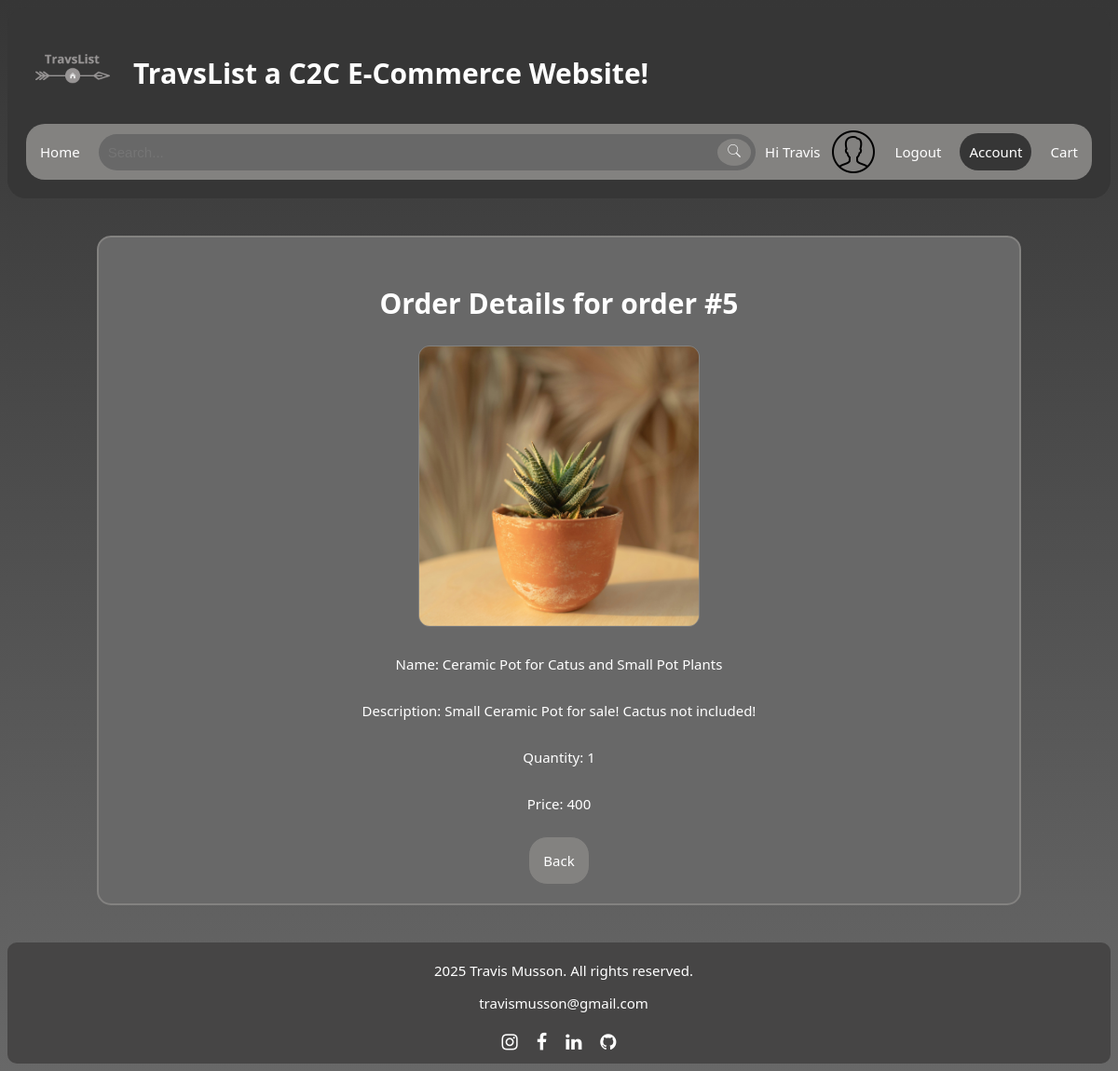
/orderdetails.php?orderid=5 (signed in), run on the app's committed database.
### tables this page shows
CREATE TABLE `users` (
  `id` int(11) NOT NULL,
  `FirstName` varchar(64) NOT NULL,
  `LastName` varchar(64) NOT NULL,
  `Email` varchar(128) NOT NULL,
  `Password` varchar(255) NOT NULL,
  `Profile_IMG_DIR` varchar(255) NOT NULL DEFAULT 'default.png',
  `User_Level` int(11) NOT NULL DEFAULT 0
);

CREATE TABLE `products` (
  `ProductID` int(11) NOT NULL,
  `Name` varchar(64) NOT NULL,
  `Description` varchar(255) NOT NULL,
  `Price` decimal(32,0) NOT NULL,
  `Category` varchar(64) NOT NULL,
  `StockQuantity` int(255) NOT NULL,
  `SellerID` int(11) NOT NULL,
  `DateAdded` date NOT NULL,
  `Product_IMG_DIR` varchar(255) NOT NULL
);

CREATE TABLE `orderdetails` (
  `OrderDetailsID` int(11) NOT NULL,
  `OrderID` int(11) NOT NULL,
  `ProductID` int(11) NOT NULL,
  `Quantity` int(255) NOT NULL,
  `Price` decimal(32,0) NOT NULL
);

### orderdetails.php (the view, shortened to what this page needs)
<?php
include("dbconnection.php");
if(isset($_SESSION['id'])){
    $userID = $_SESSION['id'];
    $SQL = "SELECT Profile_IMG_DIR FROM users WHERE id = ?";
    $stmt = mysqli_prepare($db_Conn, $SQL);
    mysqli_stmt_bind_param($stmt, "i", $userID);
    mysqli_stmt_execute($stmt);
    $result = mysqli_stmt_get_result($stmt);
    if($row = mysqli_fetch_assoc($result)){
        if(mysqli_num_rows($result) > 0){
            $profileImg = $row['Profile_IMG_DIR'];
        }
    }
}
$orderID = $_GET['orderid'];
$sql= "SELECT * FROM orderdetails WHERE OrderID = ?";
$stmt = mysqli_prepare($db_Conn, $sql);
mysqli_stmt_bind_param($stmt, "i", $orderID);
mysqli_stmt_execute($stmt);
$result = mysqli_stmt_get_result($stmt);
$orderDetails = mysqli_fetch_assoc($result);
$productID = $orderDetails['ProductID'];
$sqlProduct = "SELECT Name, Description, Price, Product_IMG_DIR FROM products WHERE ProductID = ?";
$productStmt = mysqli_prepare($db_Conn, $sqlProduct);
mysqli_stmt_bind_param($productStmt, "i", $productID);
mysqli_stmt_execute($productStmt);
$result = mysqli_stmt_get_result($productStmt);
$productDetails = mysqli_fetch_assoc($result);
?>
<!DOCTYPE html>
<html lang="en">
<head>
    <link rel="stylesheet" href="style.css">
    <link rel="stylesheet" href="https://cdnjs.cloudflare.com/ajax/libs/font-awesome/4.7.0/css/font-awesome.min.css">
</head>
<body>
<div class="headerStrip">
        <header>
            <div class="headerTop">
                <a href="index.php">
                    <img src="images/logo.png" alt="TravsList Logo" class="siteLogo">
                </a>
                <a href="index.php">
                    <h1>TravsList a C2C E-Commerce Website!</h1>
                </a>
            </div>
            <div class="homeStrip">
                <a href="index.php">Home</a>
            <div class="searchWrapper">
                <form action="search.php" method="get">
                    <input class="searchBar" type="text" name="searchBar" placeholder="Search...">
                    <button type="submit" value="search"><img src="images/icons8-search-16.png"></button>
                </form>
            </div>
            <?php if(isset($_SESSION["loggedin"]) && $_SESSION["loggedin"] === true): ?>
                <span>Hi <?php echo $_SESSION["FirstName"]; ?></span>
                <img src="<?php echo "./images/$profileImg";?>" alt="Profile Photo" class="profilePhoto">
                <a href="logout.php" class="btnLogout">Logout</a>
            <?php else: ?>
                <span>Hi Guest</span>
                <a href="#" class="btnShowLogin">Login</a>
            <?php endif; ?>
            <a class="active" href="accountdashboard.php">Account</a>
            <a href="usercart.php">Cart</a>
            </div>
        </header>
</div>
<div class="orderDetailsContainer">
    <div class="orderDetailsHeader">
        <h2>Order Details for order #<?php echo $orderID;?></h2>
    </div>
    <div class="orderDetailsList">
            <img src="<?php echo "./images/{$productDetails['Product_IMG_DIR']}"; ?>" alt="<?php echo $productDetails['Name']; ?>">
            <p>Name: <?php echo $productDetails['Name']?></p>
            <p>Description: <?php echo $productDetails['Description']?></p>
            <p>Quantity: <?php echo $orderDetails['Quantity']?></p>
            <p>Price: <?php echo $productDetails['Price']?></p>
    </div>
    <a href="accounttabs.php">Back</a>
</div>
<div class="footerContainer">
    <footer>
        <p>2025 Travis Musson. All rights reserved.</p>
        <p><a href="mailto:travismusson@gmail.com">travismusson@gmail.com</a></p>
        <picture>
            <a href = "https://www.instagram.com/travismusson/"><i class="fa fa-brands fa-instagram fa-lg"></i></a>
            <a href = "https://www.facebook.com/travis.musson.7"><i class="fa fa-brands fa-facebook fa-lg"></i></a>
            <a href = "https://www.linkedin.com/in/travis-musson-a5a30a298"><i class="fa fa-brands fa-linkedin fa-lg"></i></a>
            <a href = "https://github.com/travismusson"><i class = "fa fa-brands fa-github fa-lg"></i><a>
        </picture>
    </footer>
</div>
</body>
</html>

### style.css (style rules this page uses)
html { scroll-behavior: smooth; min-height: 100%; background: linear-gradient(to top, #686868, rgb(54, 54, 54)); }
body { font-family: system-ui, -apple-system, BlinkMacSystemFont, 'Segoe UI', Roboto, Oxygen, Ubuntu, Cantarell, 'Open Sans', 'Helvetica Neue', sans-serif; font-size: 15px; font: normal; color: white; background: linear-gradient(to top, #686868, rgb(54, 54, 54)); display: flex; flex-direction: column; min-height: 100vh; }
a { text-decoration: none; color: white; }
.headerStrip { position: sticky; top: 0; z-index: 1000; overflow: visible; background-color: rgb(54, 54, 54); border-radius: 20px; padding: 20px; transition: all 0.5s ease-in-out; }
.homeStrip { display: flex; align-items: center; justify-content: space-between; gap: 10px; flex-wrap: wrap; padding: 5px; background-color: #838280; border-radius: 20px; visibility: visible; opacity: 1; height: auto; }
.homeStrip a { padding: 10px; border-radius: 20px; display: inline-block; text-align: center; }
.headerStrip .homeStrip .active { background-color: rgb(54, 54, 54); }
.searchWrapper { display: flex; align-items: center; justify-content: center; gap: 5px; background-color: #686868; border-radius: 20px; flex-grow: 1; }
.searchWrapper form { display: flex; align-items: center; justify-content: center; width: 100%; height: fit-content; flex-grow: 1; padding: 0; margin:0; }
.searchBar { flex-grow: 1; min-width: 25%; max-width: 100%; padding: 10px; border-radius: 20px; background: transparent; border: none; font-size: 15px; color: #ffffff; outline-color: #686868; }
.searchWrapper button { border: none; border-radius: 50%; margin-left: 0; cursor: pointer; flex-shrink: 0; }
button { background-color: #838280; border-radius: 20px; border: none; padding: 5px 10px; margin: 5px 5px; color: white; }
h2 { font-size: 30px; padding: 5px; display: block; position: relative; z-index: 5; text-align: center; margin-bottom: 10px; }
.headerTop { display: flex; justify-content: flex-start; align-items: center; margin-bottom: 5px; }
.headerTop .siteLogo { height: clamp(20px, 100px, 100px); width: clamp(20px, 100px, 100px); display: flex; }
.headerTop a h1 { display: flex; padding-left: 15px; }
.footerContainer { color: #fff; padding:5px; transition:all 0.5s ease-in-out; margin-top: auto; background: #464545; border-radius: 10px; }
.footerContainer p { padding-left: 5px; width: 100%; height: auto; display: flex; justify-content: center; align-items: center; }
.footerContainer picture { display: flex; justify-content: center; align-items: center; }
.footerContainer picture i { padding:10px 10px; }
.profilePhoto { width: 50px; height: 50px; object-fit: scale-down; border-radius: 25px; }
.orderDetailsContainer { width: clamp(80%, 1500px, 80%); margin: 40px auto; background: #686868; border-radius: 15px; border: 2px solid #838280; padding: 20px 20px; display: flex; flex-direction: column; align-items: center; transition: all 0.5s ease-in-out; }
.orderDetailsList { display: flex; flex-direction: column; padding: 10px; align-items: center; }
.orderDetailsContainer a { display: flex; background: #838280; text-align: center; cursor: pointer; transition: all 0.5s ease-in-out; border-radius: 20px; padding: 15px; border: 1px solid #686868; }
.orderDetailsList img { width: 300px; height: auto; object-fit: cover; border-radius: 12px; margin-bottom: 15px; background: #838280; border: 1px solid #838280; transition: all 0.5s ease-in-out; }

### data on the page
users: Profile_IMG_DIR (placeholder picture)
products: Product_IMG_DIR (picture), Name "Ceramic Pot for Catus and Small Pot Plants", Description "Small Ceramic Pot for sale! Cactus not included!", Price "400"
orderdetails: Quantity "1"

### other printed values
$_SESSION["FirstName"] "Travis"
$orderID "5"
